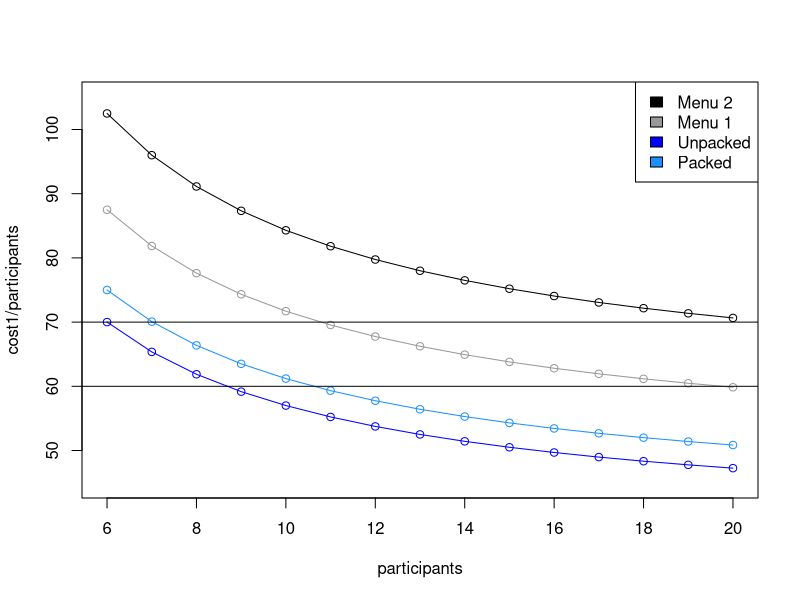

The R source for this figure:
## ---- chunk 1
menu_2 <- 13
menu_1 <- 10
packed_lunch <- 6.5
unpacked_lunch <- 7.5
coffee_break <- 3
participants <- 6:20
instructors <- 4
people <- instructors + participants
delivery <- 5
cost1 <- 9*delivery + 6*coffee_break*people +  3*menu_2*people
cost2 <- 9*delivery + 6*coffee_break*people +  3*unpacked_lunch*people
cost3 <- 9*delivery + 6*coffee_break*people +  3*packed_lunch*people
cost4 <- 9*delivery + 6*coffee_break*people +  3*menu_1*people

plot(participants,cost1/participants, type = "o", ylim = c(45,105))
points(participants,cost2/participants, type = "o", col = "dodgerblue")
points(participants,cost3/participants, type = "o", col = "blue")
points(participants,cost4/participants, type = "o", col = "grey60")
legend("topright", legend = c("Menu 2", "Menu 1", "Unpacked", "Packed"), fill = c("black", "grey60", "blue", "dodgerblue"))
abline(h=c(60,70))
